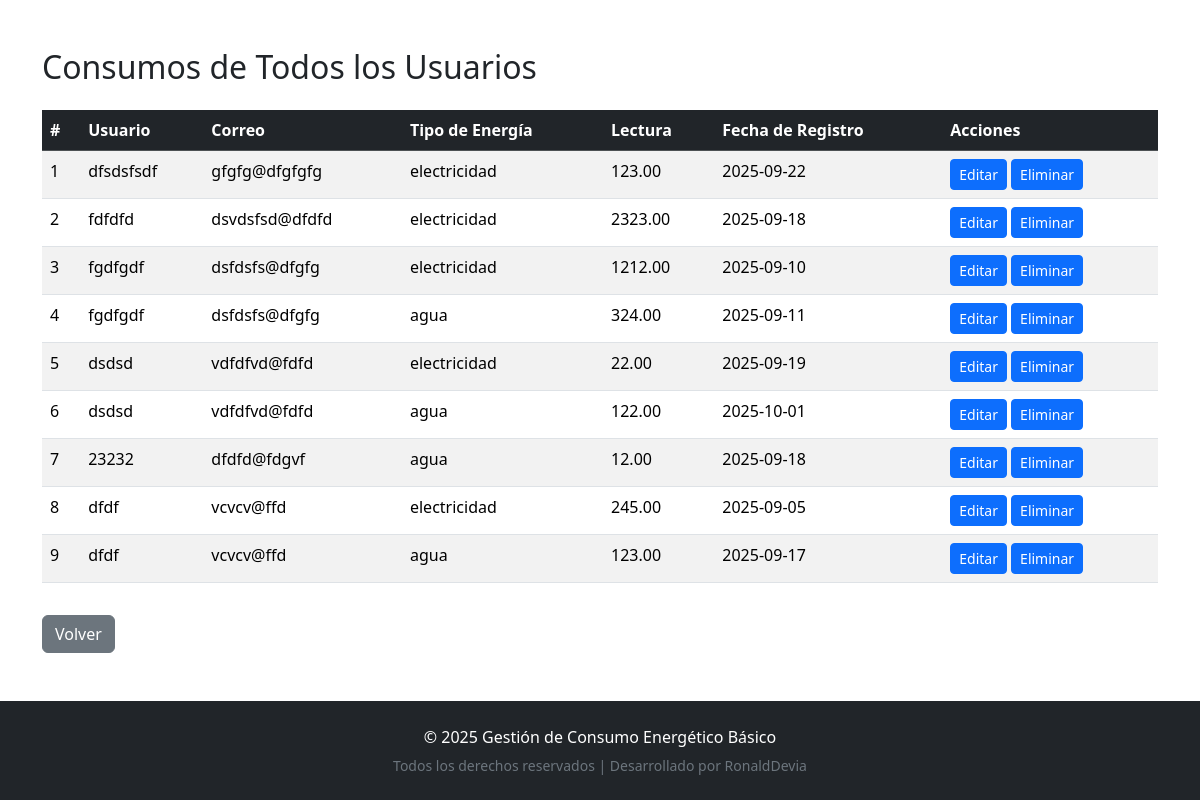
The page /listaConsumo (signed in) on the database as committed earlier.
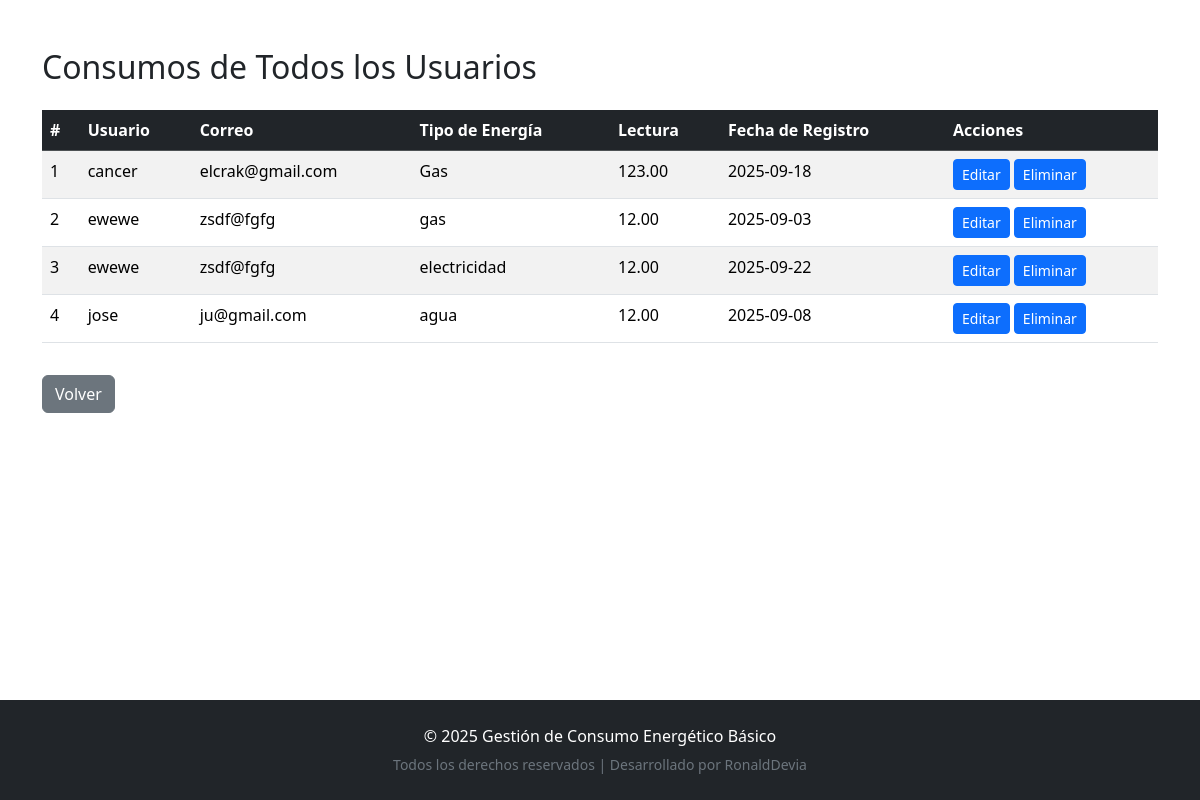
The same page on the database as committed later.
### app.py (models this page shows, shortened)
class Datos(db.Model):
    id = db.Column(db.Integer, primary_key=True)
    usuario_id = db.Column(db.Integer, db.ForeignKey('usuarios.id'), nullable=False)
    tipo_energia = db.Column(db.String(50), nullable=False)
    lectura = db.Column(db.Numeric(10, 2), nullable=False)
    fecha_registro = db.Column(db.Date, nullable=False)
    usuario = db.relationship('Usuarios', backref='datos')

class Usuarios(db.Model):
    id = db.Column(db.Integer, primary_key=True)
    nombre = db.Column(db.String(100), nullable=False)
    correo = db.Column(db.String(120), unique=True, nullable=False)
    password = db.Column(db.String(100), nullable=False)
    Roles_id = db.Column(db.Integer, db.ForeignKey('roles.id'), nullable=False)

### app.py (the view)
@app.route('/listaConsumo', methods=['GET'])
def listaConsumo():
    usuario_id = session.get('usuario_id')
    usuario = Usuarios.query.get(usuario_id)
    if not usuario_id:
        return redirect(url_for('login'))
    if usuario.Roles.nombre != 'admin':
        return redirect(url_for('homeUser'))
    if request.method == 'GET':
        consumos = Datos.query.all()
        return render_template('Admin/listaConsumo.html', consumos=consumos)

### Templates/Admin/listaConsumo.html
{% extends 'base.html' %}
{% block content %}
<div class="container mt-5">
    <h2 class="mb-4">Consumos de Todos los Usuarios</h2>
    <table class="table table-striped table-hover">
        <thead class="table-dark">
            <tr>
                <th>#</th>
                <th>Usuario</th>
                <th>Correo</th>
                <th>Tipo de Energía</th>
                <th>Lectura</th>
                <th>Fecha de Registro</th>
                <th>Acciones</th>
            </tr>
        </thead>
        <tbody>
            {% for consumo in consumos %}
            <tr>
                <td>{{ loop.index }}</td>
                <td>{{ consumo.usuario.nombre }}</td>
                <td>{{ consumo.usuario.correo }}</td>
                <td>{{ consumo.tipo_energia }}</td>
                <td>{{ consumo.lectura }}</td>
                <td>{{ consumo.fecha_registro.strftime('%Y-%m-%d') }}</td>
                <td>
                    <a href="{{ url_for('editarConsumo', consumo_id=consumo.id) }}" class="btn btn-sm btn-primary">Editar</a>
                    <a href="{{ url_for('eliminarConsumo', consumo_id=consumo.id) }}" class="btn btn-sm btn-primary">Eliminar</a>
                </td>
            </tr>
            {% endfor %}
        </tbody>
    </table>
    <a href="{{ url_for('homeAdmin') }}" class="btn btn-secondary mt-3">Volver</a>
</div>
{% endblock %}

Rows that differ between the two databases and show on the page:
removed Datos: usuario.nombre "dfsdsfsdf", usuario.correo "gfgfg@dfgfgfg", tipo_energia "electricidad", lectura "123.00", fecha_registro "2025-09-22"
removed Datos: usuario.nombre "fdfdfd", usuario.correo "dsvdsfsd@dfdfd", tipo_energia "electricidad", lectura "2323.00", fecha_registro "2025-09-18"
removed Datos: usuario.nombre "fgdfgdf", usuario.correo "dsfdsfs@dfgfg", tipo_energia "electricidad", lectura "1212.00", fecha_registro "2025-09-10"
removed Datos: usuario.nombre "fgdfgdf", usuario.correo "dsfdsfs@dfgfg", tipo_energia "agua", lectura "324.00", fecha_registro "2025-09-11"
removed Datos: usuario.nombre "dsdsd", usuario.correo "vdfdfvd@fdfd", tipo_energia "electricidad", lectura "22.00", fecha_registro "2025-09-19"
removed Datos: usuario.nombre "dsdsd", usuario.correo "vdfdfvd@fdfd", tipo_energia "agua", lectura "122.00", fecha_registro "2025-10-01"
removed Datos: usuario.nombre "23232", usuario.correo "dfdfd@fdgvf", tipo_energia "agua", lectura "12.00", fecha_registro "2025-09-18"
removed Datos: usuario.nombre "dfdf", usuario.correo "vcvcv@ffd", tipo_energia "electricidad", lectura "245.00", fecha_registro "2025-09-05"
removed Datos: usuario.nombre "dfdf", usuario.correo "vcvcv@ffd", tipo_energia "agua", lectura "123.00", fecha_registro "2025-09-17"
added Datos: usuario.nombre "cancer", usuario.correo "elcrak@gmail.com", tipo_energia "Gas", lectura "123.00", fecha_registro "2025-09-18"
added Datos: usuario.nombre "ewewe", usuario.correo "zsdf@fgfg", tipo_energia "gas", lectura "12.00", fecha_registro "2025-09-03"
added Datos: usuario.nombre "ewewe", usuario.correo "zsdf@fgfg", tipo_energia "electricidad", lectura "12.00", fecha_registro "2025-09-22"
added Datos: usuario.nombre "jose", usuario.correo "ju@gmail.com", tipo_energia "agua", lectura "12.00", fecha_registro "2025-09-08"
